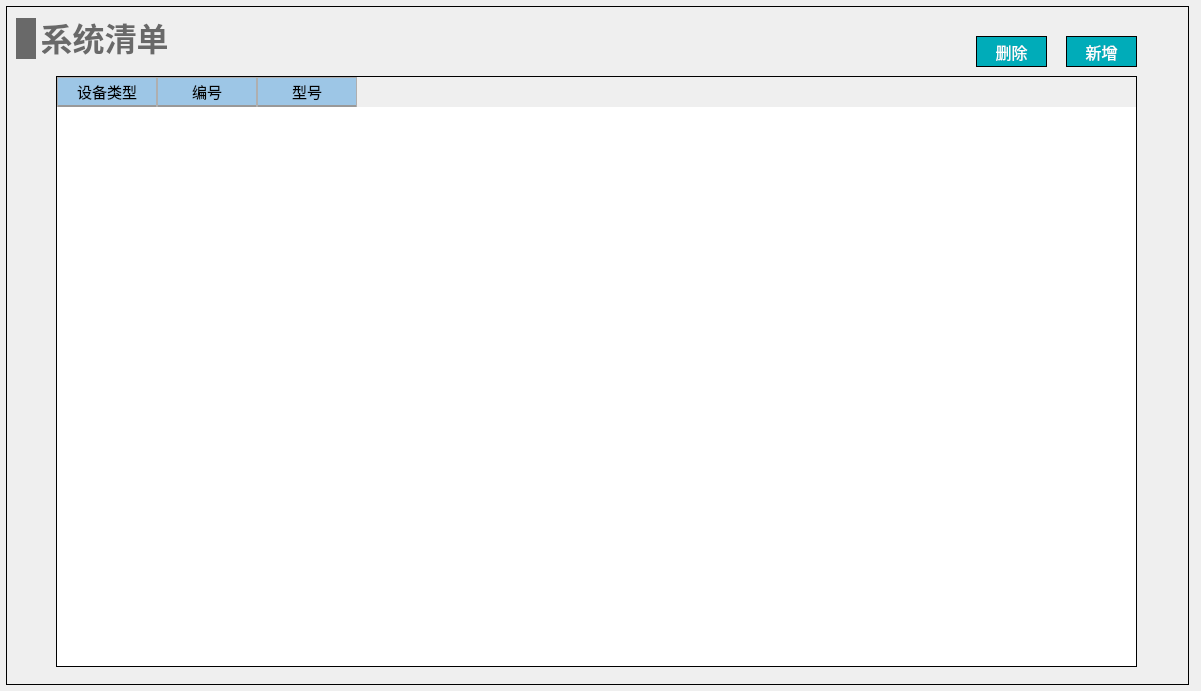
<?xml version="1.0" encoding="UTF-8"?>
<ui version="4.0">
 <class>Form_system_list</class>
 <widget class="QWidget" name="Form_system_list">
  <property name="geometry">
   <rect>
    <x>0</x>
    <y>0</y>
    <width>1201</width>
    <height>691</height>
   </rect>
  </property>
  <property name="windowTitle">
   <string>Form</string>
  </property>
  <widget class="QWidget" name="widget_room_define" native="true">
   <property name="geometry">
    <rect>
     <x>6</x>
     <y>6</y>
     <width>1183</width>
     <height>679</height>
    </rect>
   </property>
   <property name="styleSheet">
    <string notr="true">#widget_room_define
{
border: 1px solid #000000;
}</string>
   </property>
   <widget class="QWidget" name="layoutWidget_7">
    <property name="geometry">
     <rect>
      <x>10</x>
      <y>10</y>
      <width>151</width>
      <height>45</height>
     </rect>
    </property>
    <layout class="QHBoxLayout" name="horizontalLayout_20">
     <item>
      <widget class="QLabel" name="label_20">
       <property name="minimumSize">
        <size>
         <width>20</width>
         <height>41</height>
        </size>
       </property>
       <property name="maximumSize">
        <size>
         <width>20</width>
         <height>41</height>
        </size>
       </property>
       <property name="styleSheet">
        <string notr="true">QLabel { 
border: none; 
background-color : rgb(105, 105, 105);
}</string>
       </property>
       <property name="text">
        <string/>
       </property>
      </widget>
     </item>
     <item>
      <widget class="QLabel" name="label_21">
       <property name="font">
        <font>
         <family>Microsoft YaHei</family>
         <pointsize>24</pointsize>
         <bold>true</bold>
        </font>
       </property>
       <property name="styleSheet">
        <string notr="true">QLabel { 
border: none; 
color : rgb(105, 105, 105);
}</string>
       </property>
       <property name="text">
        <string>系统清单</string>
       </property>
       <property name="alignment">
        <set>Qt::AlignBottom|Qt::AlignHCenter</set>
       </property>
      </widget>
     </item>
    </layout>
   </widget>
   <widget class="QTableWidget" name="tableWidget">
    <property name="geometry">
     <rect>
      <x>50</x>
      <y>70</y>
      <width>1081</width>
      <height>591</height>
     </rect>
    </property>
    <property name="focusPolicy">
     <enum>Qt::NoFocus</enum>
    </property>
    <property name="layoutDirection">
     <enum>Qt::LeftToRight</enum>
    </property>
    <property name="styleSheet">
     <string notr="true">/*设置标题(包括垂直+水平的)*/
QHeaderView
{							
	
	font-size: 15px;				/*字大小*/
	font-family: '黑体';
	/*border: 1px solid #B4B4B4;*/
	border:none;
    /*border-bottom: 2px solid #999999; */		/*下边框颜色*/
    /*background: #9DC6E6;*/				/*背景浅蓝色*/ 
	min-height:30px;
	text-align: center;	       
}


/*设置标题(水平的)*/
QHeaderView::section:horizontal { 					
        border: 1px solid #AFAFAF; 			/*间隔颜色*/
	    border-bottom: 2px solid #999999; 							
        color: black;
        background: #9DC6E6;
}

/*设置鼠标停留状态*/
QHeaderView::section:horizontal:hover 
{			
        color: black;							/*字体白色*/
        background: #82AFC9;				/*背景深蓝色*/
}

/*设置鼠标按下状态*/
QHeaderView::section:horizontal:pressed 
{			
        color: black;
        background: #82AFC9;
		border-bottom: 3px solid #037BFC;				
}


QTableWidget 
{
		font-size: 14px;				/*10榜*/
		font-family: '黑体';				
		color : black;				
        border: 1px solid #000000;		
        background: white;
        gridline-color: #E0E0E0;	
        text-align: center;	
        outline:0px;			/*禁止焦点*/
}

/*设置选中的视图项*/
QTableWidget::item:selected
{				    
		border: 2px solid #0398FC;	
        color : black;				
}</string>
    </property>
    <property name="frameShape">
     <enum>QFrame::StyledPanel</enum>
    </property>
    <column>
     <property name="text">
      <string>设备类型</string>
     </property>
    </column>
    <column>
     <property name="text">
      <string>编号</string>
     </property>
    </column>
    <column>
     <property name="text">
      <string>型号</string>
     </property>
    </column>
   </widget>
   <widget class="QPushButton" name="buttondel">
    <property name="geometry">
     <rect>
      <x>970</x>
      <y>30</y>
      <width>71</width>
      <height>31</height>
     </rect>
    </property>
    <property name="minimumSize">
     <size>
      <width>21</width>
      <height>21</height>
     </size>
    </property>
    <property name="font">
     <font>
      <family>黑体</family>
      <pointsize>12</pointsize>
     </font>
    </property>
    <property name="styleSheet">
     <string notr="true">QPushButton
{
	color:#ffffff; /*文字颜色*/
    background-color: #00ACB9;/*背景色*/
    border-radius:0px; /*边框倒角*/
	border: 1px solid #000000;
}


QPushButton:hover 
{
background-color: rgb(0,142,153);
color: white;
}</string>
    </property>
    <property name="text">
     <string>删除</string>
    </property>
   </widget>
   <widget class="QPushButton" name="buttonadd">
    <property name="geometry">
     <rect>
      <x>1060</x>
      <y>30</y>
      <width>71</width>
      <height>31</height>
     </rect>
    </property>
    <property name="minimumSize">
     <size>
      <width>21</width>
      <height>21</height>
     </size>
    </property>
    <property name="font">
     <font>
      <family>黑体</family>
      <pointsize>12</pointsize>
     </font>
    </property>
    <property name="styleSheet">
     <string notr="true">QPushButton
{
	color:#ffffff; /*文字颜色*/
    background-color: #00ACB9;/*背景色*/
    border-radius:0px; /*边框倒角*/
	border: 1px solid #000000;
}


QPushButton:hover 
{
background-color: rgb(0,142,153);
color: white;
}</string>
    </property>
    <property name="text">
     <string>新增</string>
    </property>
   </widget>
  </widget>
 </widget>
 <resources/>
 <connections/>
</ui>
